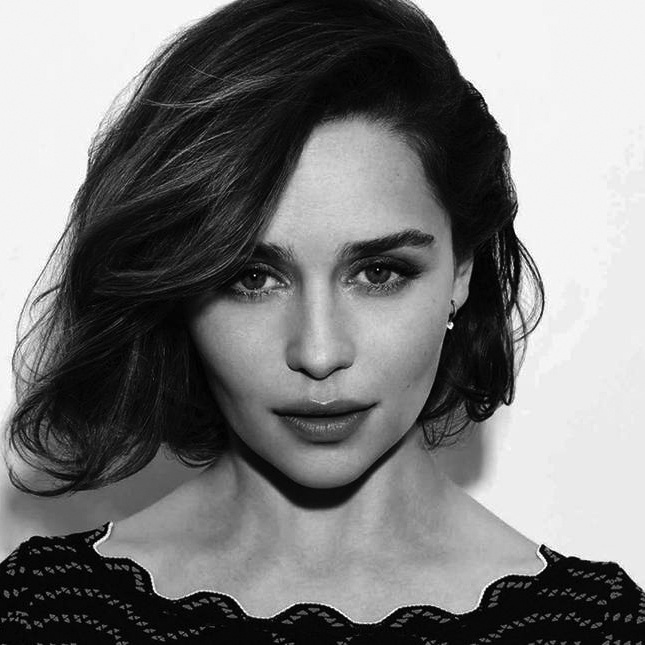
#> input picture Assignment29/input/paint.jpg, 645 x 645 px
$ python painter.py
#> lines starting #> are read from the running program, lines starting #| are printed output that depends on the picture
import cv2
import numpy
image=cv2.imread("input/paint.jpg",0)
#> image is the input picture: shape (645, 645); min 0, max 255, mean 122.2
inverted=255-image
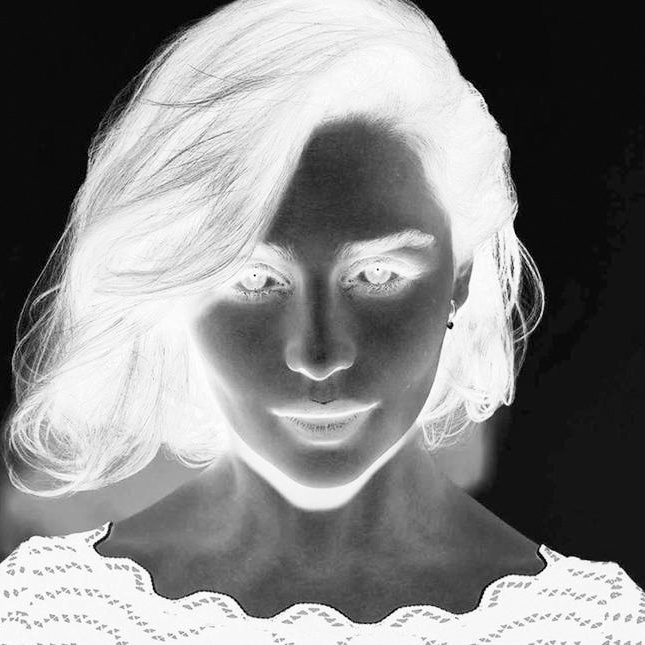
#> inverted: shape (645, 645); min 0, max 255, mean 132.8
blurred=cv2.GaussianBlur(inverted,(21,21),0)
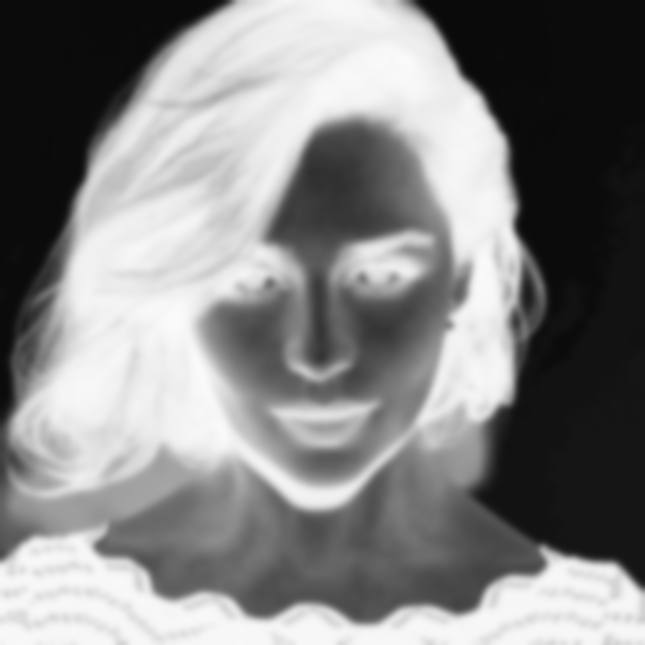
#> blurred: shape (645, 645); min 10, max 250, mean 132.8
inverted_blurred=255-blurred
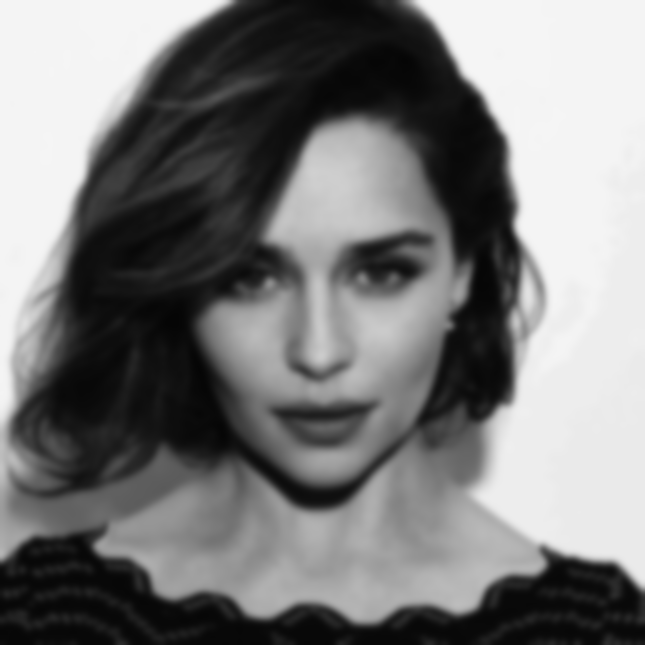
#> inverted_blurred: shape (645, 645); min 5, max 245, mean 122.2
sketch=image/inverted_blurred
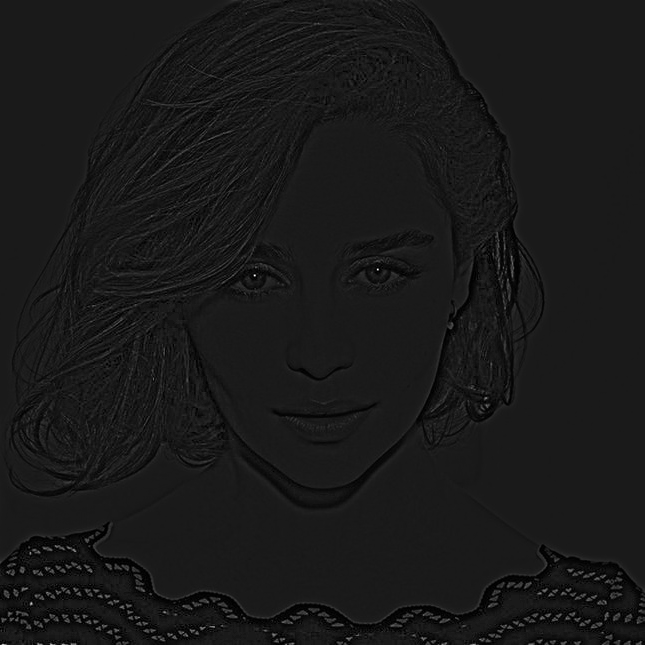
#> sketch: shape (645, 645) float64; min 0, max 9.72, mean 0.972; drawn with min black and max white
sketch=sketch*255

cv2.imwrite("output/re_paint.jpg",sketch)
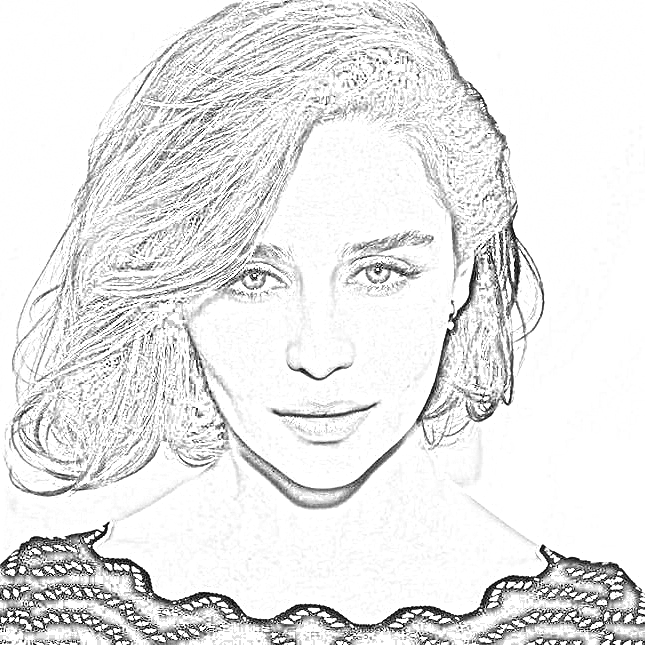
#> saved as re_paint.jpg: shape (645, 645); min 0, max 255, mean 231.9

$ run again, with Assignment29/input/img_floor1.jpg copied over Assignment29/input/paint.jpg
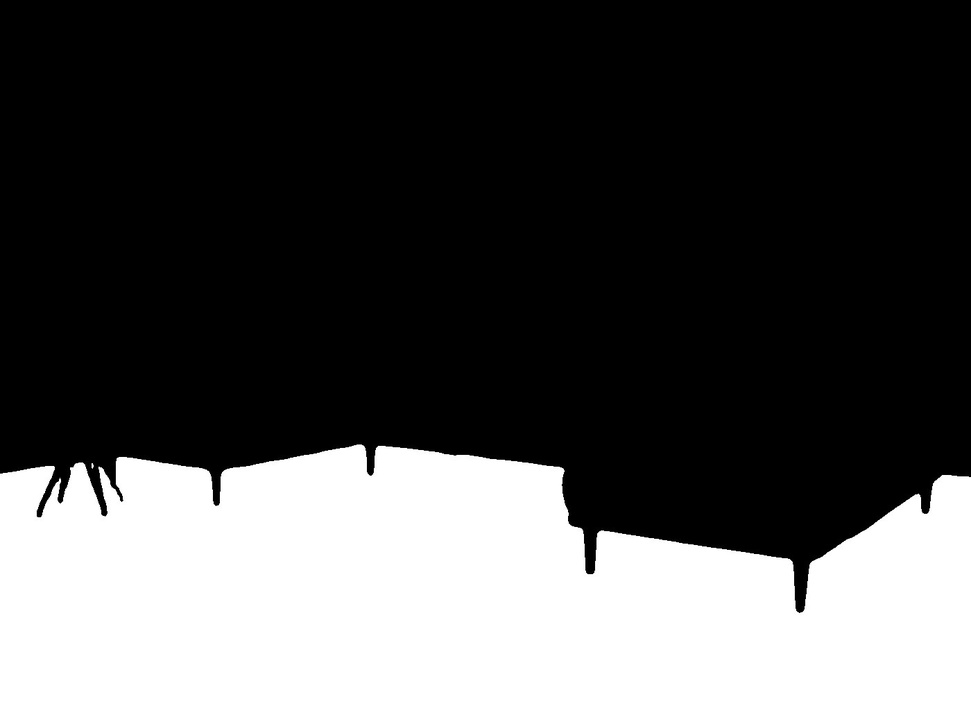
#> input picture Assignment29/input/img_floor1.jpg, 971 x 726 px, shrunk from 1400 x 1047 before the run
#> image is the input picture: shape (726, 971); min 0, max 255, mean 81.8
#> `inverted=255-image`:
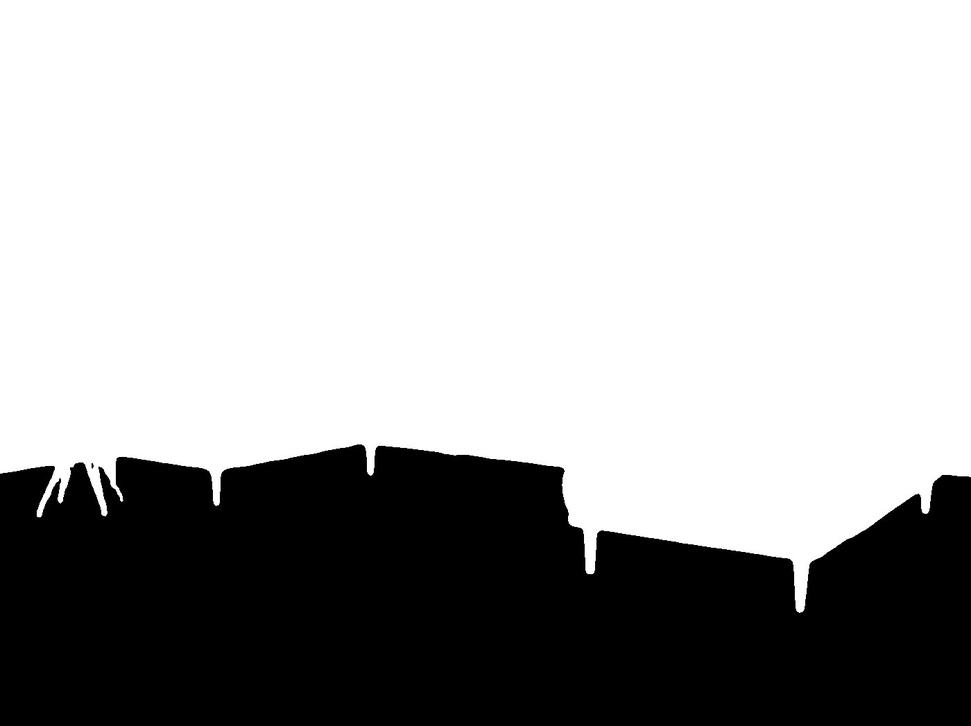
#> inverted: shape (726, 971); min 0, max 255, mean 173.2
#> `sketch=image/inverted_blurred`:
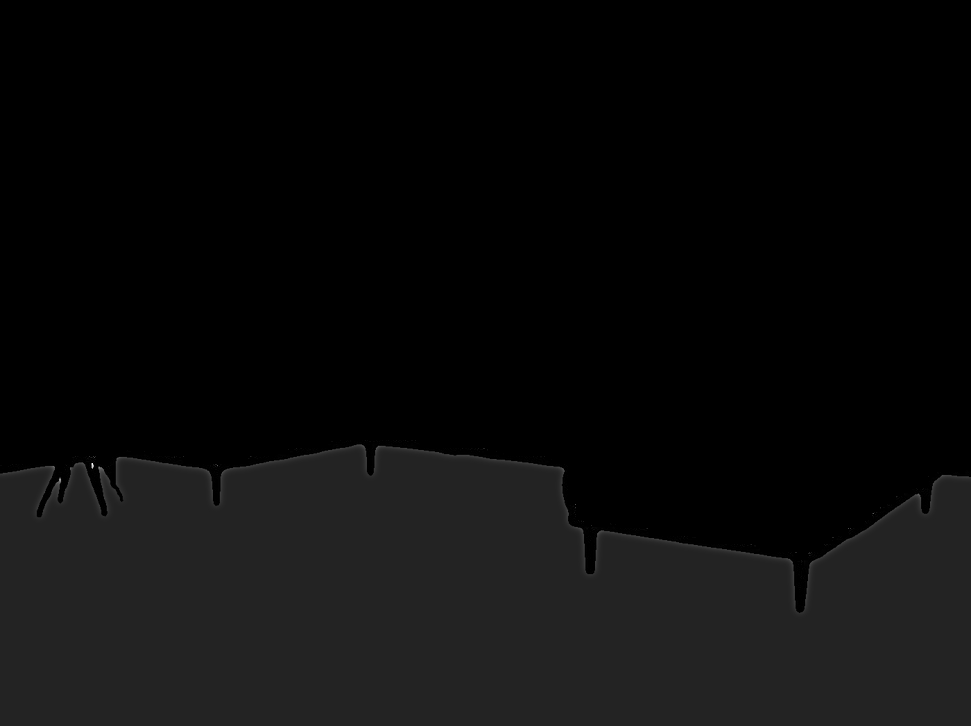
#> sketch: shape (726, 971) float64; 66.05% of the values are NaN or infinite; the others: min 0, max 7.26, mean 0.961; drawn with min black, max white, NaN and infinite black

$ run again, with Assignment29/input/img_floor2.jpg copied over Assignment29/input/paint.jpg
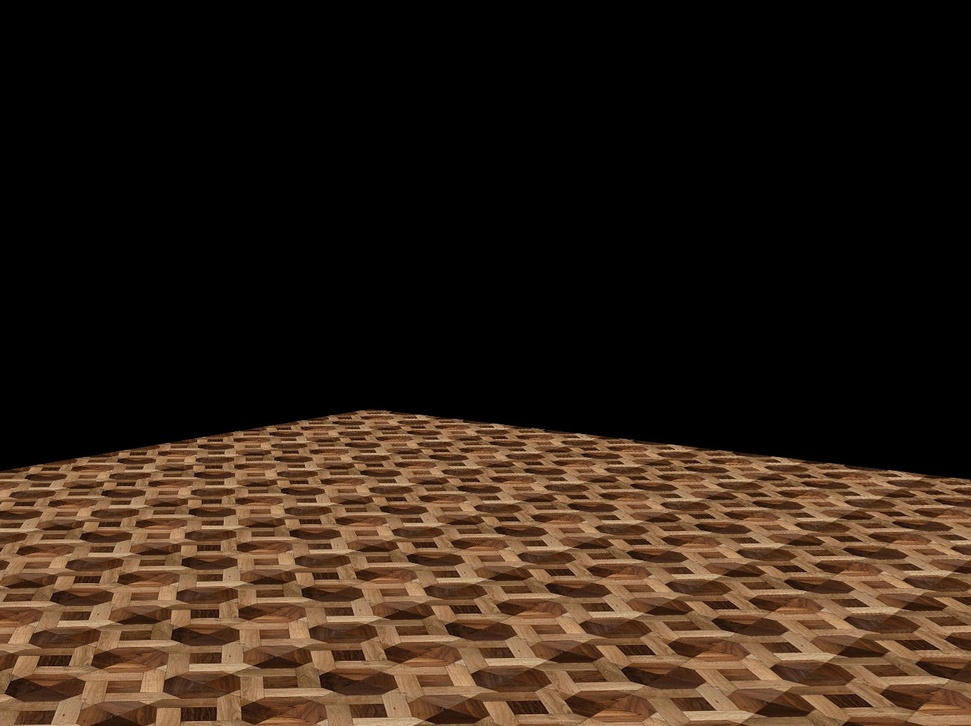
#> input picture Assignment29/input/img_floor2.jpg, 971 x 726 px, shrunk from 1400 x 1047 before the run
#> `blurred=cv2.GaussianBlur(inverted,(21,21),0)`:
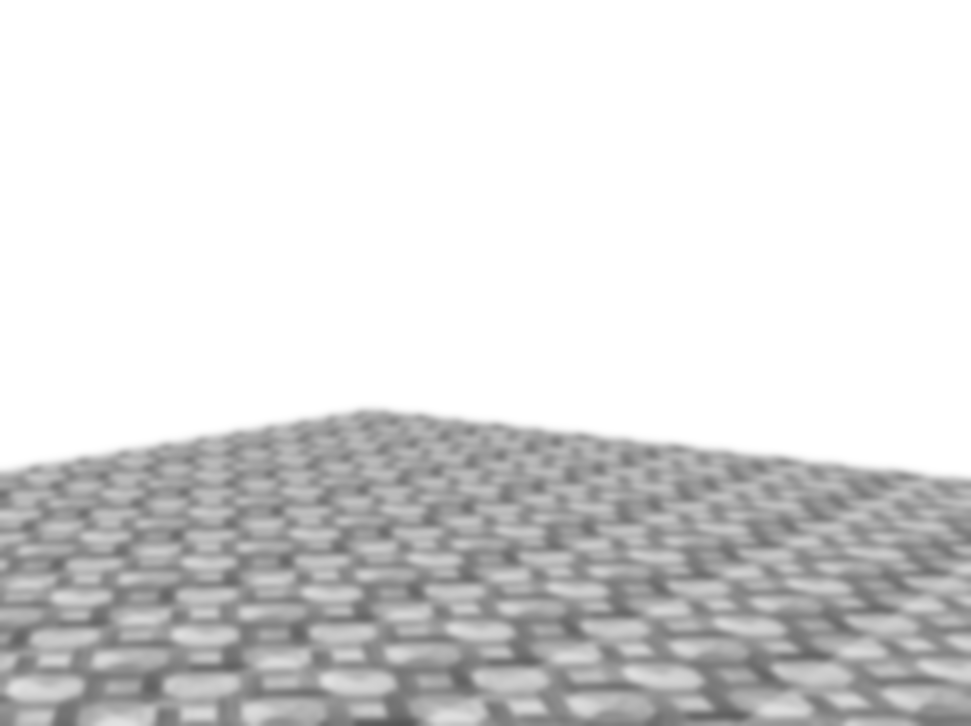
#> blurred: shape (726, 971); min 86, max 255, mean 218.6
#> `cv2.imwrite("output/re_paint.jpg",sketch)`:
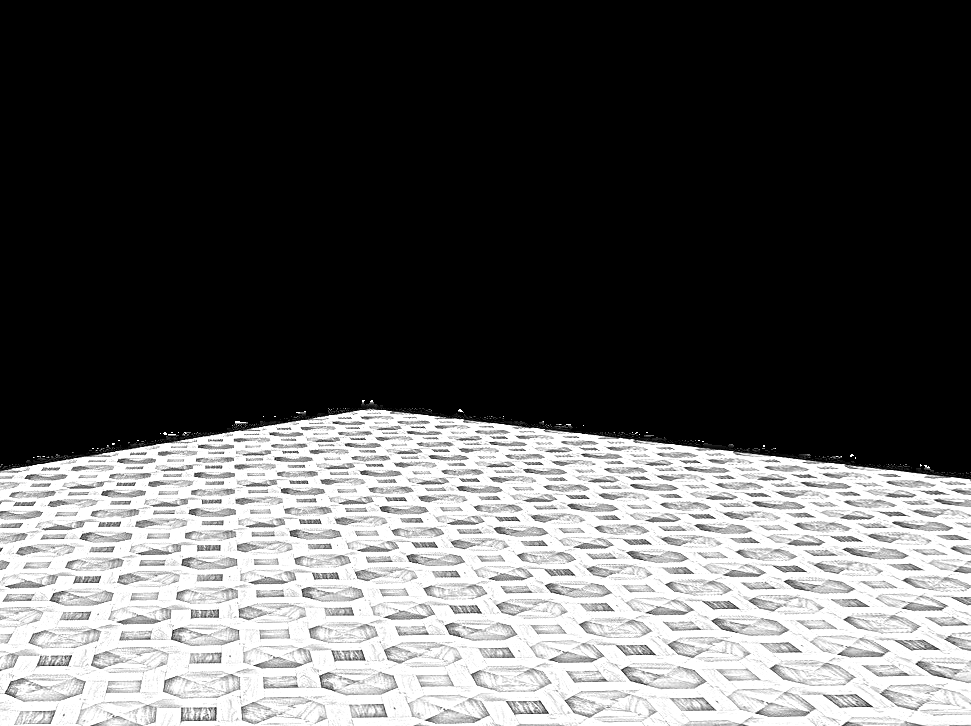
#> saved as re_paint.jpg: shape (726, 971); min 0, max 255, mean 87.8

$ run again, with Assignment29/input/img_floor3.jpg copied over Assignment29/input/paint.jpg
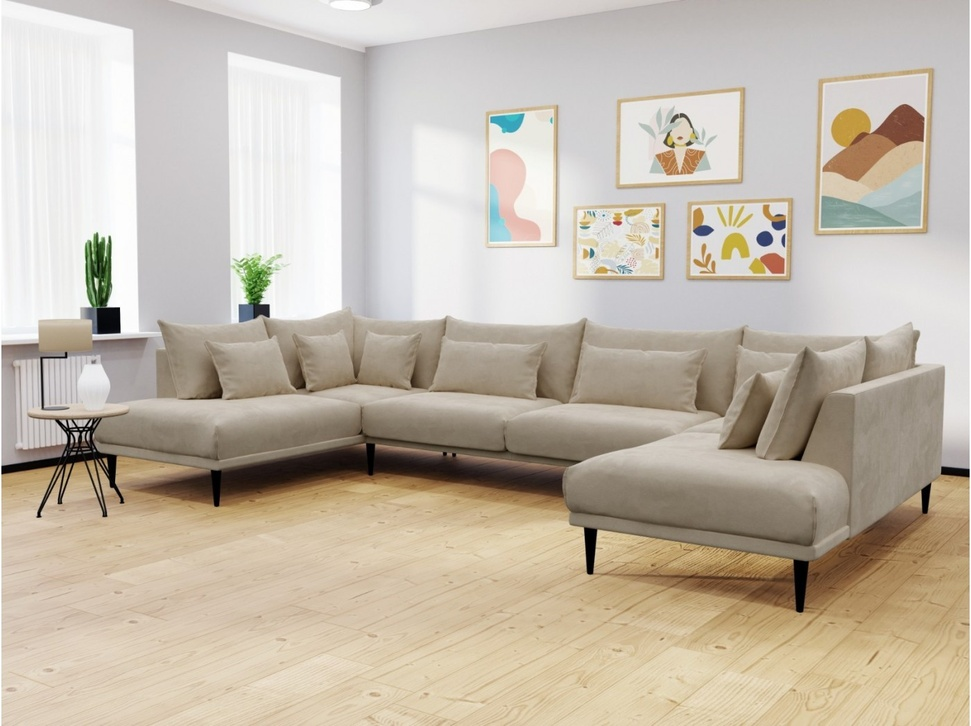
#> input picture Assignment29/input/img_floor3.jpg, 971 x 726 px, shrunk from 1400 x 1047 before the run
#> `sketch=image/inverted_blurred`:
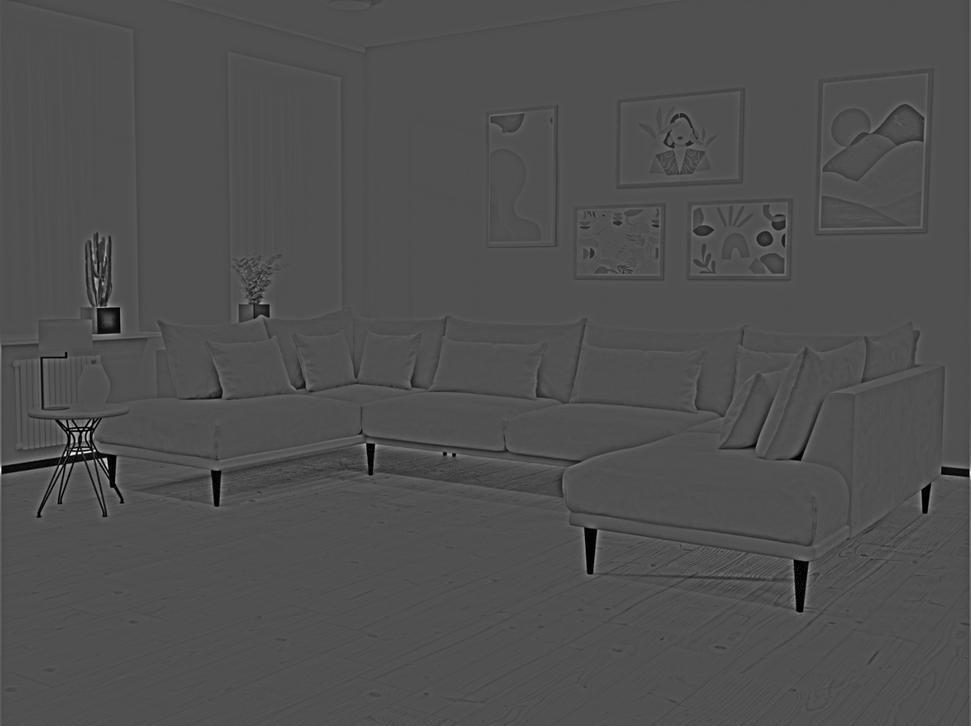
#> sketch: shape (726, 971) float64; min 0, max 3.18, mean 0.995; drawn with min black and max white
#> `cv2.imwrite("output/re_paint.jpg",sketch)`:
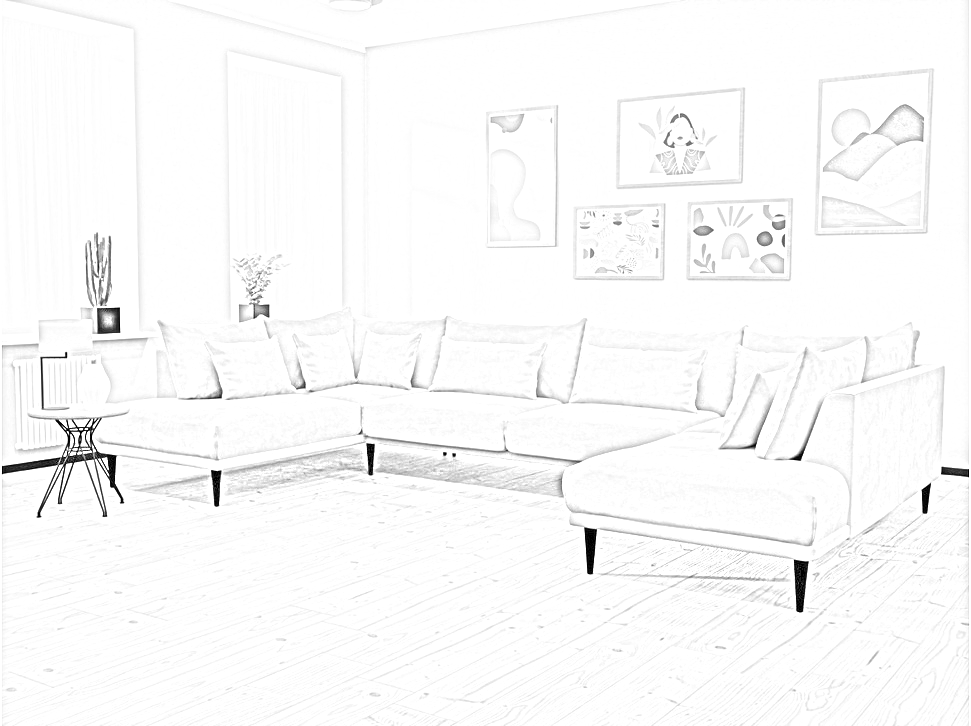
#> saved as re_paint.jpg: shape (726, 971); min 0, max 255, mean 249.7
